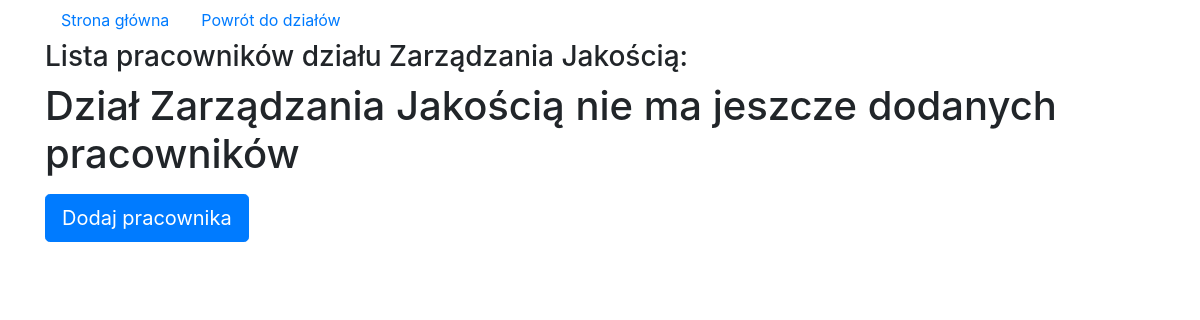
The app's page /crud/dzialy/8/, older data.
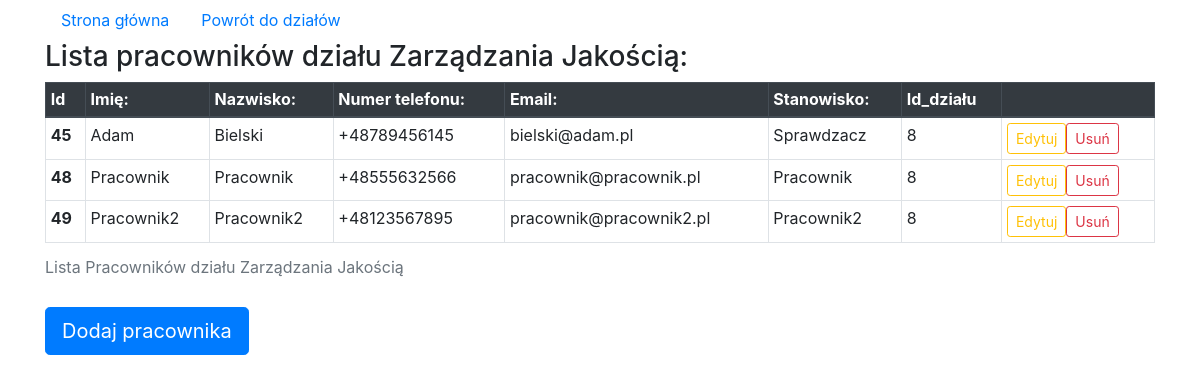
The same page, newer data.
### crud/models.py (models this page shows, shortened)
class Dzial(models.Model):
  name = models.CharField(max_length=25, null=False, blank=False)
  department_code = models.CharField(max_length=5, null=False, blank=False)

class Pracownik(models.Model):
  dzial = models.ForeignKey(Dzial, on_delete=models.CASCADE)
  first_name = models.CharField(max_length=15)
  last_name = models.CharField(max_length=25)
  phone_number = PhoneNumberField(null=False, blank=False, unique=True)
  email = models.EmailField(max_length=125)
  position = models.CharField(max_length=50)

### crud/views.py (the view)
# urls.py: path('dzialy/<int:dzial_id>/', views.dzial_details, name = 'dzial_details'),
def dzial_details(request, dzial_id):
  dzial = get_object_or_404(Dzial, pk = dzial_id)
  context = {'dzial': dzial}
  return render(request, 'crud/dzialDetails.html', context)

### crud/templates/crud/dzialDetails.html (shortened to what this page needs)
<!DOCTYPE html>
<html>
  <head>
    <link rel="stylesheet" href="https://stackpath.bootstrapcdn.com/bootstrap/4.3.1/css/bootstrap.min.css">
  </head>
  <body>
    <div class="container">
      <nav class="nav">
        <a class="nav-link active" href="/crud">Strona główna</a>
        <a class="nav-link active" href="/crud/dzialy">Powrót do działów</a>
      </nav>
      <h3>Lista pracowników działu {{ dzial.name }}: </h3>
      {% if dzial.pracownik_set.all %}
          <div class="table-responsive">
            <table class="table table-bordered table-hover table-sm">
              <caption>Lista Pracowników działu {{ dzial.name }}</caption>
              <thead class="thead-dark">
                <tr>
                  <th scope="col">Id</th>
                  <th scope="col">Imię:</th>
                  <th scope="col">Nazwisko:</th>
                  <th scope="col">Numer telefonu:</th>
                  <th scope="col">Email:</th>
                  <th scope="col">Stanowisko:</th>
                  <th scope="col">Id_działu</th>
                  <th scope="col"></th>
                </tr>
              </thead>
              <tbody>
                {% for prac in dzial.pracownik_set.all %}
                  <tr>
                    <th scope="row">{{ prac.pk }}</th>
                      <td>{{ prac.first_name }}</td>
                      <td>{{ prac.last_name }}</td>
                      <td>{{ prac.phone_number }}</td>
                      <td>{{ prac.email }}</td>
                      <td>{{ prac.position }}</td>
                      <td>{{ dzial.pk }}</td>
                      <td>
                        <div class="container row row-centered">
                          <button type="button" class=" btn btn-outline-warning btn-sm" onclick="location.href = '/crud/dzialy/{{ dzial.pk }}/edit/prac/{{ prac.pk }}'">Edytuj</button>
                          <button type="button" class=" btn btn-outline-danger btn-sm" onclick="location.href = '/crud/dzialy/{{ dzial.pk }}/delete/prac/{{ prac.pk }}'">Usuń</button>
                        </div>
                      </td>
                  </tr>
                {% endfor %}
              </tbody>
            </table>
            <button type="button" class="btn btn-primary btn-lg" onclick="location.href = '/crud/dzialy/add/{{ dzial.pk }}/prac'">Dodaj pracownika</button>
          </div>
        {% else %}
          <h1><p>Dział {{ dzial.name }} nie ma jeszcze dodanych pracowników</p></h1>
          <button type="button" class="btn btn-primary btn-lg" onclick="location.href = '/crud/dzialy/add/{{ dzial.pk }}/prac'">Dodaj pracownika</button>
        {% endif %}
    </div>
  </body>
</html>

Row changes from the older to the newer data that the page shows:
added Pracownik: pk "45", first_name "Adam", last_name "Bielski", phone_number "+48789456145", email "bielski@adam.pl", position "Sprawdzacz", {{ dzial.pk }} "8"
added Pracownik: pk "48", first_name "Pracownik", last_name "Pracownik", phone_number "+48555632566", email "pracownik@pracownik.pl", position "Pracownik", {{ dzial.pk }} "8"
added Pracownik: pk "49", first_name "Pracownik2", last_name "Pracownik2", phone_number "+48123567895", email "pracownik@pracownik2.pl", position "Pracownik2", {{ dzial.pk }} "8"
Text that changed along with them:
text no longer shown: "Dział nie ma jeszcze dodanych pracowników"
text now shown: "Lista Pracowników działu Id Imię: Nazwisko: Numer telefonu: Email: Stanowisko: Id_działu"
